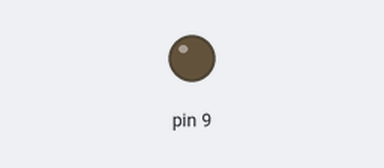
A sketch run on a simulated Arduino Uno, built with avr-gcc and run on an emulated ATmega328P. On the bench: output pins drawn as LEDs (lit = HIGH).

Above: at 0.05 s.
At 0.75 s:
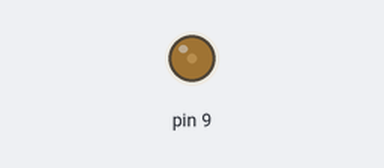
At 1.5 s:
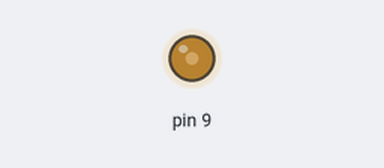
At 3.0 s:
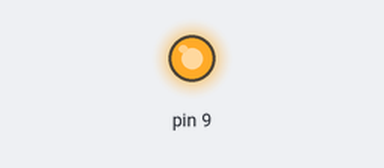
Timing chart, 0 to 6.9 s (numbered marks = the images above):
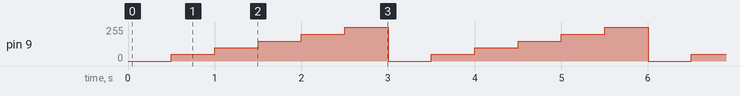

The sketch:

PWM_Diagnostic.ino
```cpp
void setup() {
  pinMode(9, OUTPUT);
}

void loop() {
  analogWrite(9, 0);
  delay(500);
  analogWrite(9, 50);
  delay(500);
  analogWrite(9, 100);
  delay(500);
  analogWrite(9, 150);
  delay(500);
  analogWrite(9, 200);
  delay(500);
  analogWrite(9, 255);
  delay(500);
}
```

Measured:
- by itself, pin 9: repeats every 3.0 s: 100/255 0.50 s, 150/255 0.50 s, 200/255 0.50 s, 255/255 0.50 s, 0/255 0.50 s, 50/255 0.50 s
